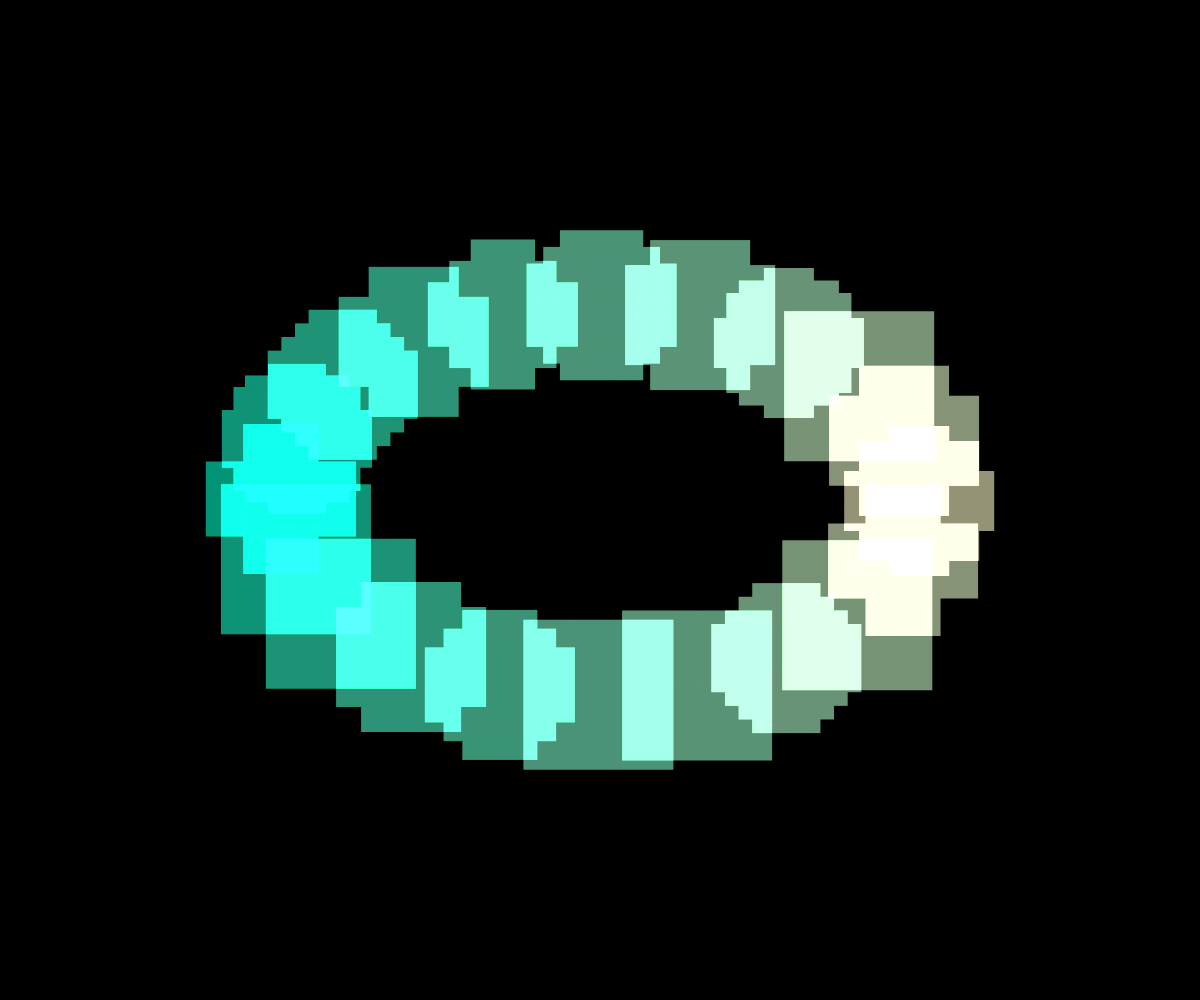
Frame 1 (no input)
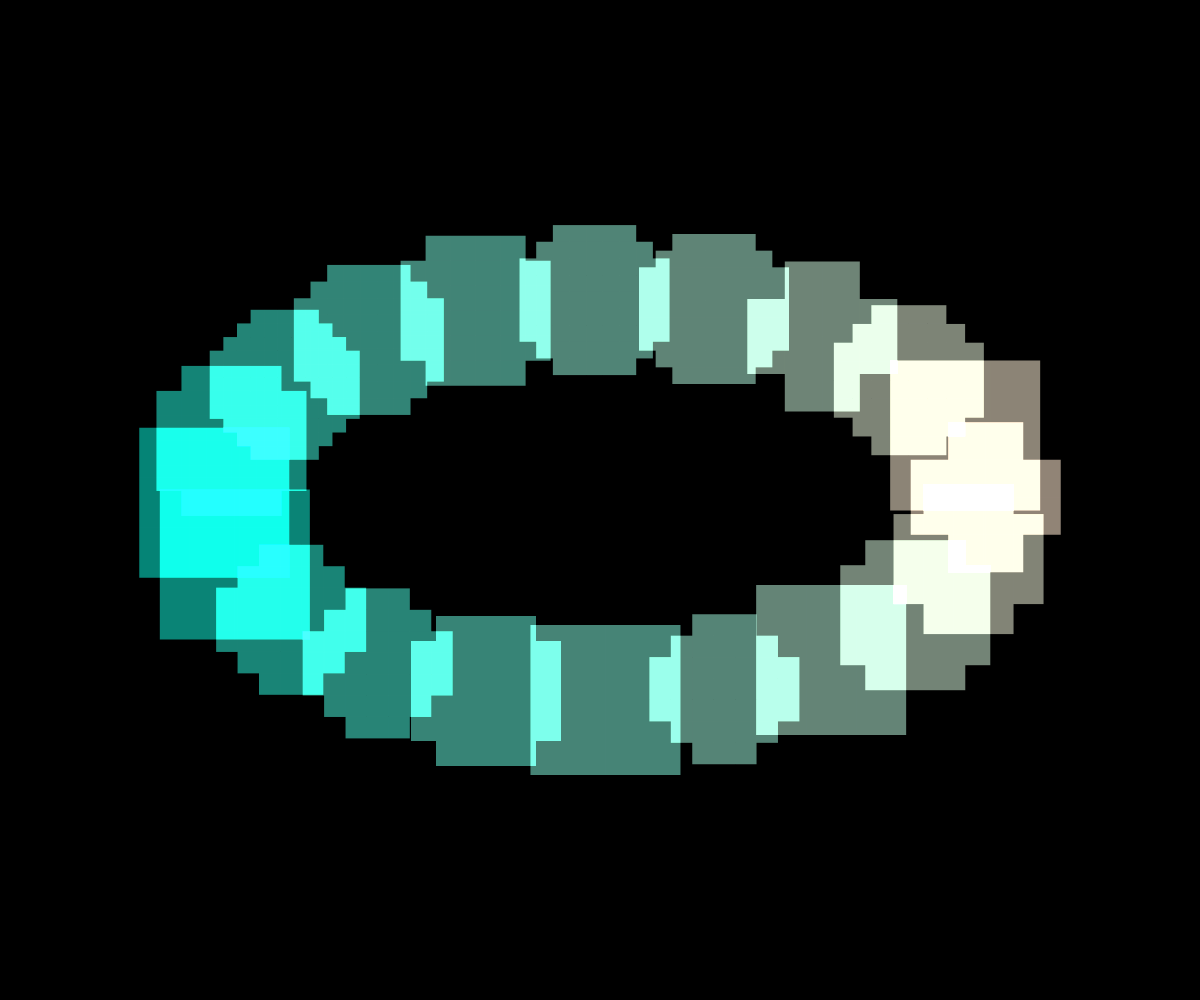
Frame 60 (no input)
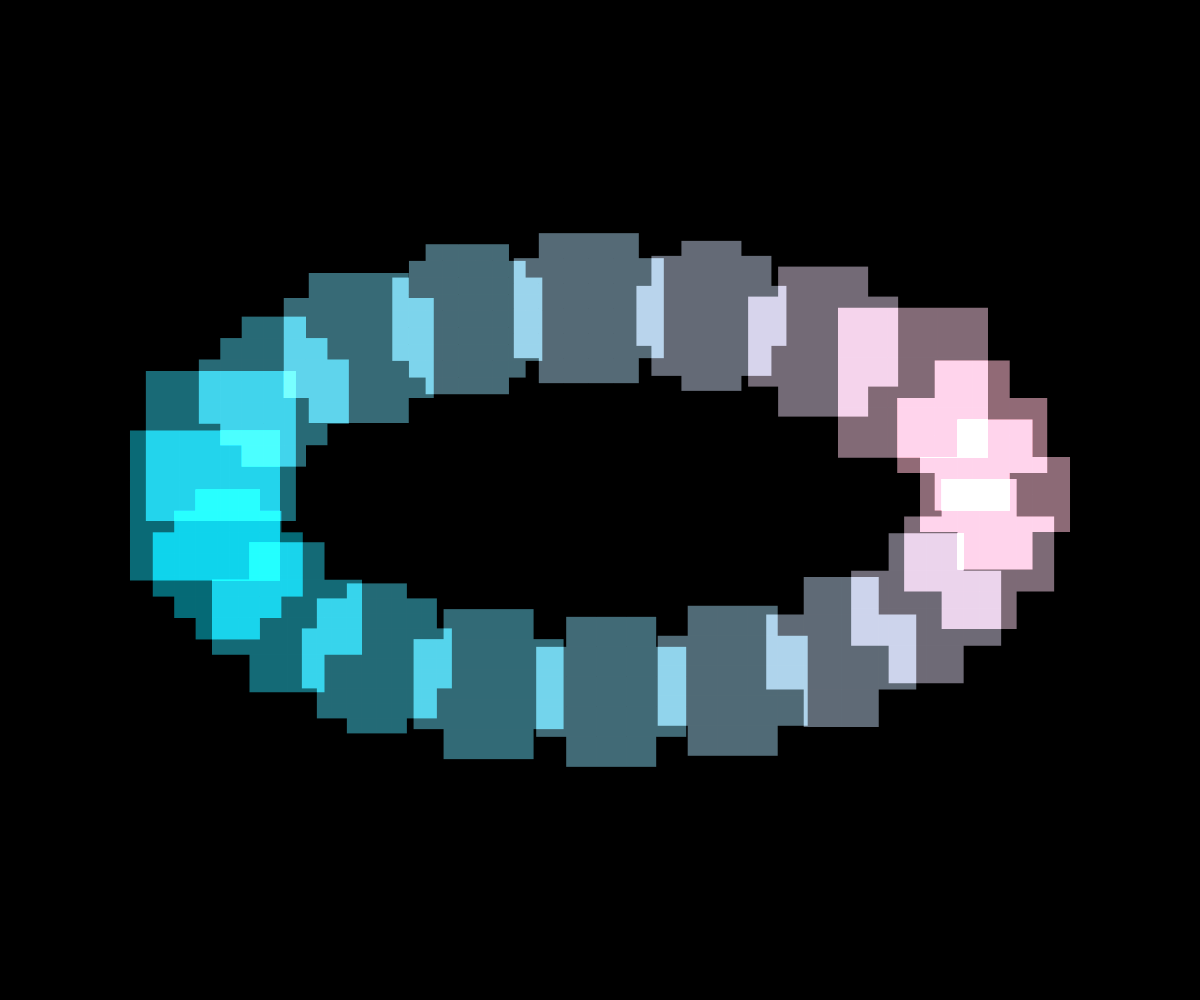
Frame 120 (the mouse pressed at the canvas centre since frame 60)

The p5.js sketch that drew these frames (run headless with seeded random() and noise() and a simulated clock; from frame 60 on, the mouse is pressed at the canvas centre):

// p5.js sketch
// ── sketch.js
function setup() {
  createCanvas(windowWidth, windowHeight);
}

function draw() {
  blendMode(BLEND);
  background(0);

  blendMode(ADD);

  const n = 20;

  const radiusX = min(width, height) * map(sin(frameCount * 0.0142 + 0.1789), -1, 1, 0.2, 0.4);
  const radiusY = min(width, height) * map(sin(frameCount * 0.0071 + 1.1874), -1, 1, 0.05, 0.2);
  for (let i = 0; i < n; i++) {
    const angle = frameCount * 0.005 + TAU * i / n;
    const x = width / 2 + radiusX * cos(angle);
    const y = height / 2 + radiusY * sin(angle);
    const s = min(width, height) * 0.15;
    const m = floor(map(pow(noise(frameCount * 0.005, i), 2), 0, 1, 2, 20));

    push();
    stroke(0);
    strokeWeight(min(width, height) * 0.004);
    fill(map(abs((angle + frameCount * 0.002)%TAU - PI), 0, PI, 0, 255), map(cos(frameCount*0.02), -1, 1, 170, 250), 200, 150);
    boxCircle(x - s * 0.5, y - s * 0.5, s, m);
    pop();
  }
}

function boxCircle(x, y, r, n) {
  push();
  translate(x, y);
  const g = r / n;
  for (let rx = 0; rx < r; rx += g) {
    for (let ry = 0; ry < r; ry += g) {
      const d = dist(rx + g / 2, ry + g / 2, r / 2, r / 2);
      if (d <= r / 2) {
        rect(rx, ry, g, g);
      }
    }
  }
  pop();
}
